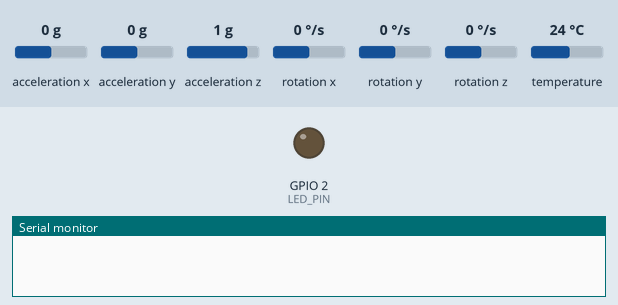
Recording of a program running on a simulated ESP32. On the bench: output pins drawn as LEDs (lit = HIGH), the last lines printed to the serial monitor. The test bench sets the inputs (shaded band); at power-on: acceleration z 1 g, acceleration x 0 g, acceleration y 0 g, rotation x 0 °/s, rotation y 0 °/s, rotation z 0 °/s, temperature 24 °C.

Above: at 1.2 s.
1.3 s: acceleration z set to 0.3 g
At 1.77 s:
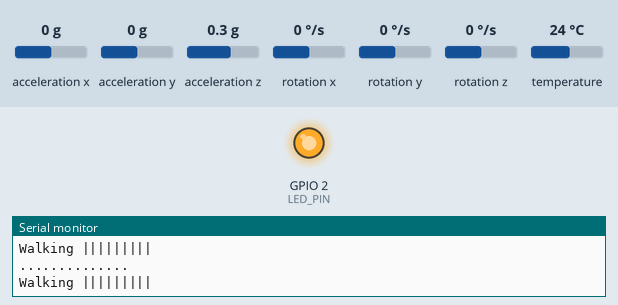
Timing chart, 0 to 4.3 s (numbered marks = the images above; inputs shaded):
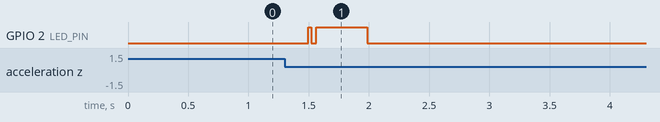

The program:

main.cpp
```cpp
#include <Arduino.h>
#include "NeuralNetwork.h"
#include "RingBuffer.h"
#include <Adafruit_MPU6050.h>
#include <Adafruit_Sensor.h>
#include <Wire.h>

RingBuffer rbuffer;
NeuralNetwork nn;
Adafruit_MPU6050 my_mpu;
float gravity = 0.0;
float current_batch[50];
float prediction = 0.0;
const int LED_PIN = 2;
unsigned int previous = 0;
bool is_walking = false; //Tracks the current system state (Sitting vs Walking)

void setup()
{
  pinMode(LED_PIN, OUTPUT);
  Serial.begin(115200);
  if(!my_mpu.begin())
  {
    while(1);
  }
  //to warm up the filter instantly
  sensors_event_t a, g, t;
  my_mpu.getEvent(&a, &g, &t);
  gravity = a.acceleration.z; // Start at the correct valuel
}

void loop()
{
  if(millis()- previous > 10)
  {
    previous = millis();
  sensors_event_t accel_data;
  sensors_event_t gyro_data;
  sensors_event_t temp_data;

  my_mpu.getEvent(&accel_data, &gyro_data, &temp_data);
  float raw_z = accel_data.acceleration.z;
  float alpha = 0.1;  //smoothing factor
  //low pass filter and lets gravity to change slowly over time
  gravity = (alpha * raw_z) + ((1 - alpha) * gravity); //gravity = (0.1 * gravityNew[input]) + (0.9 * gravityOld)  -> i gave more weightage to the old value(90%)
  float user_acc = raw_z - gravity; //high pass filter
  user_acc /= 20;  //normalizatio
  rbuffer.add(user_acc);  //added the value to ring-buffer
  if(rbuffer.is_ready())
  {
    rbuffer.get_batch(current_batch);
    prediction = nn.predict(current_batch);

    //uses two thresholds to prevent LED flickering.
    if(!is_walking)
    {
    if(prediction > 0.8)
    {
      Serial.println("Walking |||||||||");
      digitalWrite(LED_PIN,HIGH);
      is_walking = true;
    }
  }
  else if(is_walking)
  {
    if(prediction < 0.4) //neural-network while training gave 0.32 for sitting so i have used 0.4 as threshold here
    {
      Serial.println("..............");
      digitalWrite(LED_PIN,LOW);
      is_walking = false;
    }
  }
  }
 }
}
```

day31_32_reference.cpp
```cpp
/*
what i did in day31 during learning
RingBuffer rbuffer;
NeuralNetwork nn;
float current_batch[50];

void setup()
{
  Serial.begin(115200);
  Serial.println("System Initialized");
}

void loop()
{
  float input = 0.0;
  rbuffer.add(input);
  if(rbuffer.is_ready())
  {
    rbuffer.get_batch(current_batch);
    float prediction = nn.predict(current_batch);
    Serial.print("Prediction: ");
    Serial.println(prediction);
  }
  delay(100);
}
*/


/*
what i did in day32 learning
Adafruit_MPU6050 my_mpu;

void setup()
{
  Serial.begin(115200);
  if(!my_mpu.begin())
  {
    while(1);
  }


}

void loop()
{
  sensors_event_t accel_data;
  sensors_event_t gyro_data;
  sensors_event_t temp_data;
  my_mpu.getEvent(&accel_data, &gyro_data, &temp_data);
  Serial.print("Acceleration : ");
  Serial.println(accel_data.acceleration.z);
  delay(500);
}
*/
```

Measured:
- after the input at 1.3 s, GPIO 2 (LED_PIN): LOW → HIGH after 0.20 s, → LOW 0.02 s later, → HIGH 0.04 s later, → LOW 0.42 s later
